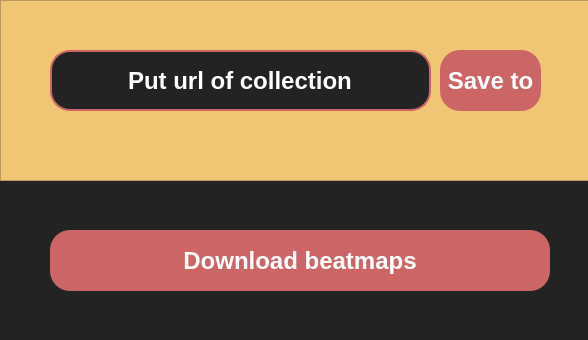
<?xml version="1.0" encoding="UTF-8"?>
<ui version="4.0">
 <class>MainWindow</class>
 <widget class="QMainWindow" name="MainWindow">
  <property name="geometry">
   <rect>
    <x>0</x>
    <y>0</y>
    <width>588</width>
    <height>340</height>
   </rect>
  </property>
  <property name="windowTitle">
   <string>MainWindow</string>
  </property>
  <property name="styleSheet">
   <string notr="true">background-color: #232323</string>
  </property>
  <widget class="QWidget" name="centralwidget">
   <widget class="QFrame" name="frame">
    <property name="geometry">
     <rect>
      <x>0</x>
      <y>0</y>
      <width>591</width>
      <height>181</height>
     </rect>
    </property>
    <property name="styleSheet">
     <string notr="true">background-color: #f0c674;</string>
    </property>
    <property name="frameShape">
     <enum>QFrame::StyledPanel</enum>
    </property>
    <property name="frameShadow">
     <enum>QFrame::Raised</enum>
    </property>
    <widget class="QLineEdit" name="lineEdit">
     <property name="geometry">
      <rect>
       <x>50</x>
       <y>50</y>
       <width>381</width>
       <height>61</height>
      </rect>
     </property>
     <property name="font">
      <font>
       <family>Nirmala UI</family>
       <pointsize>18</pointsize>
       <weight>75</weight>
       <bold>true</bold>
      </font>
     </property>
     <property name="styleSheet">
      <string notr="true">border: 2px solid #cc6666;
background-color: #232323;
border-radius: 20px;
color: white</string>
     </property>
     <property name="text">
      <string>Put url of collection</string>
     </property>
     <property name="alignment">
      <set>Qt::AlignCenter</set>
     </property>
    </widget>
    <widget class="QPushButton" name="pushButton_2">
     <property name="geometry">
      <rect>
       <x>440</x>
       <y>50</y>
       <width>101</width>
       <height>61</height>
      </rect>
     </property>
     <property name="font">
      <font>
       <family>Nirmala UI</family>
       <pointsize>18</pointsize>
       <weight>75</weight>
       <bold>true</bold>
      </font>
     </property>
     <property name="styleSheet">
      <string notr="true">QPushButton {
	background-color: #cc6666;
	border-radius: 20;
	color: white
}</string>
     </property>
     <property name="text">
      <string>Save to</string>
     </property>
    </widget>
   </widget>
   <widget class="QPushButton" name="pushButton">
    <property name="geometry">
     <rect>
      <x>50</x>
      <y>230</y>
      <width>500</width>
      <height>61</height>
     </rect>
    </property>
    <property name="font">
     <font>
      <family>Nirmala UI</family>
      <pointsize>18</pointsize>
      <weight>75</weight>
      <bold>true</bold>
     </font>
    </property>
    <property name="styleSheet">
     <string notr="true">QPushButton {
	background-color: #cc6666;
	border-radius: 20;
	color: white
}</string>
    </property>
    <property name="text">
     <string>Download beatmaps</string>
    </property>
   </widget>
  </widget>
 </widget>
 <resources/>
 <connections/>
</ui>
